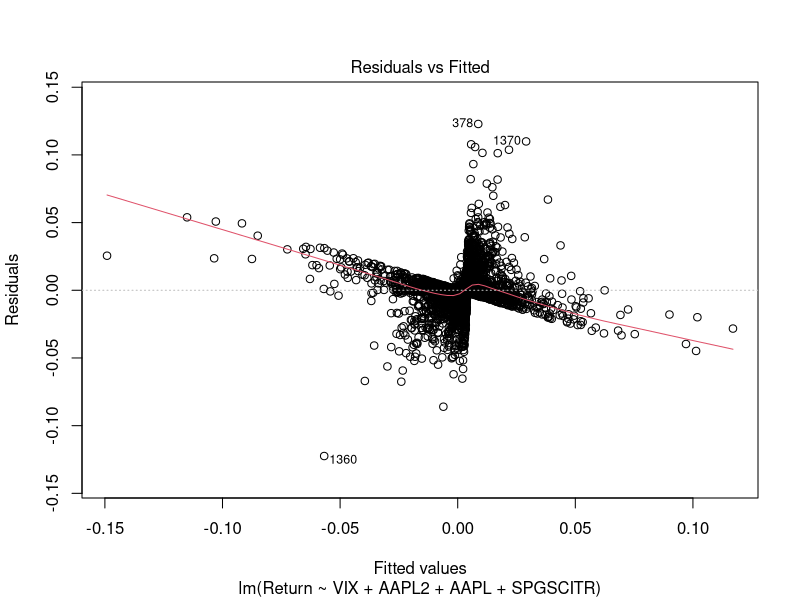
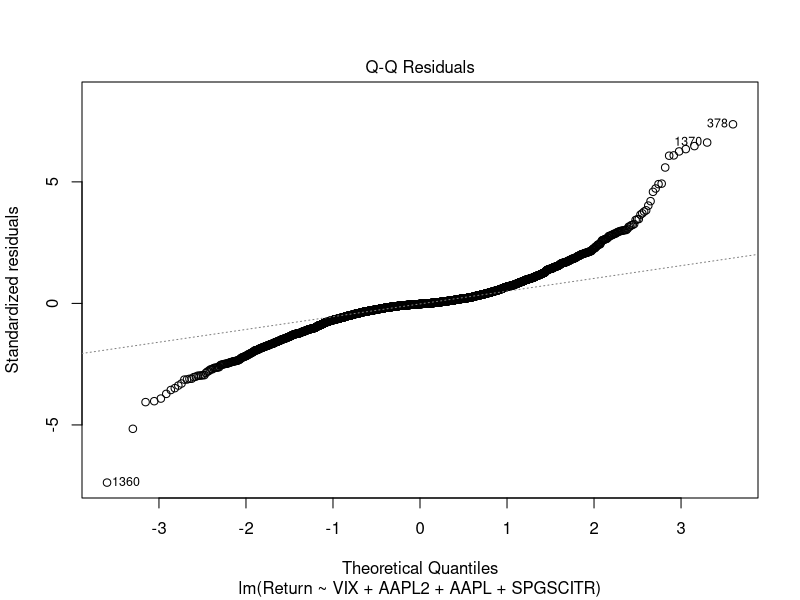
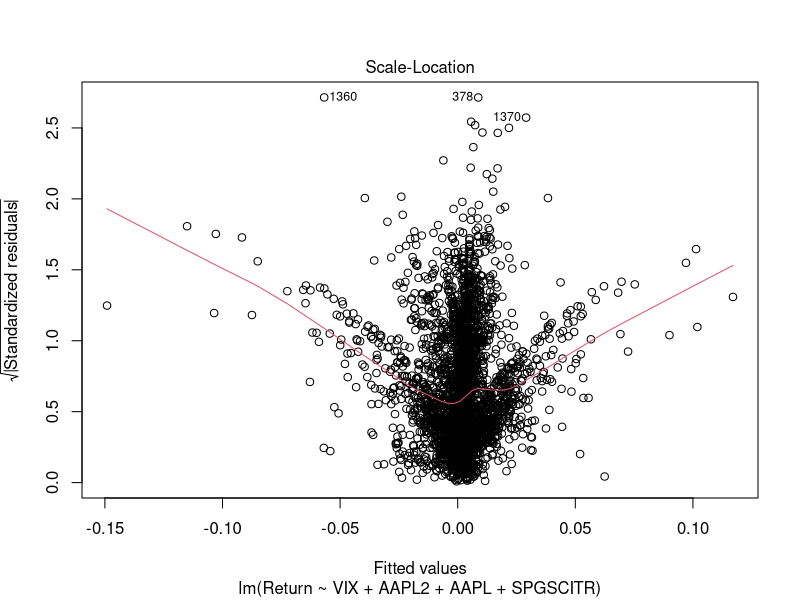
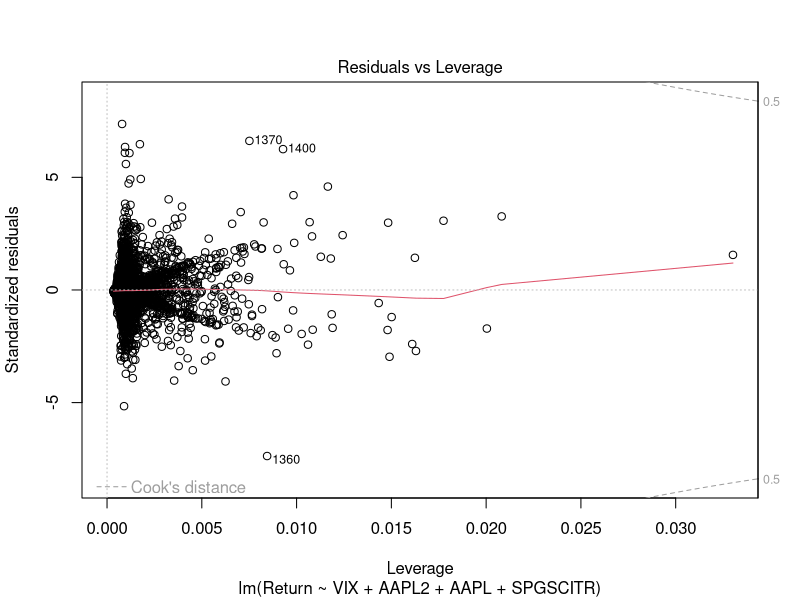
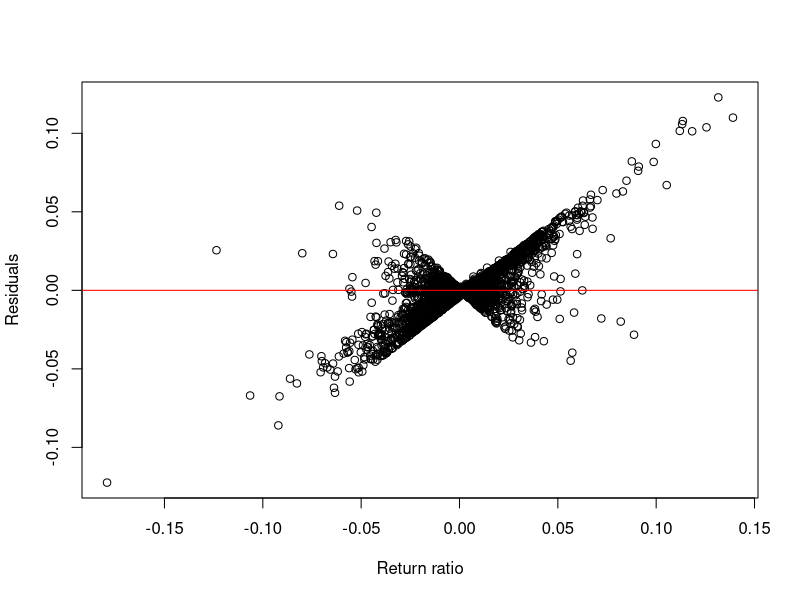
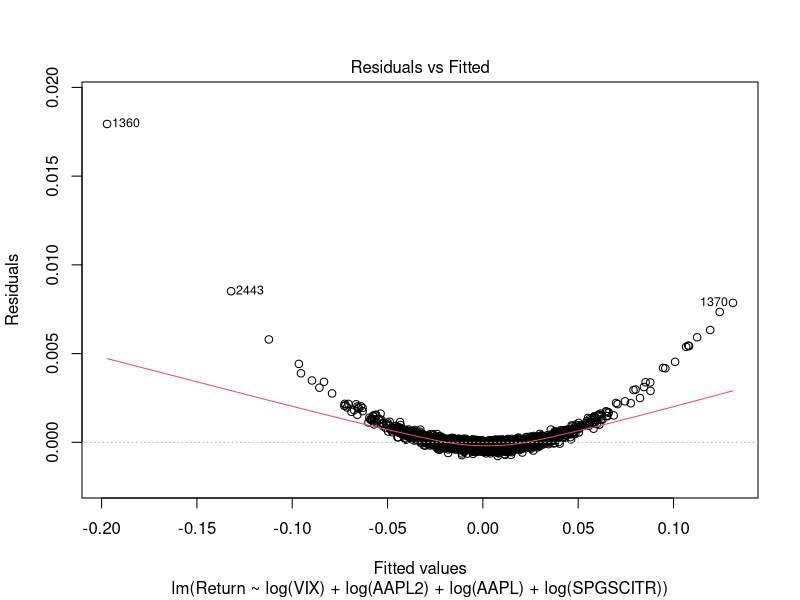
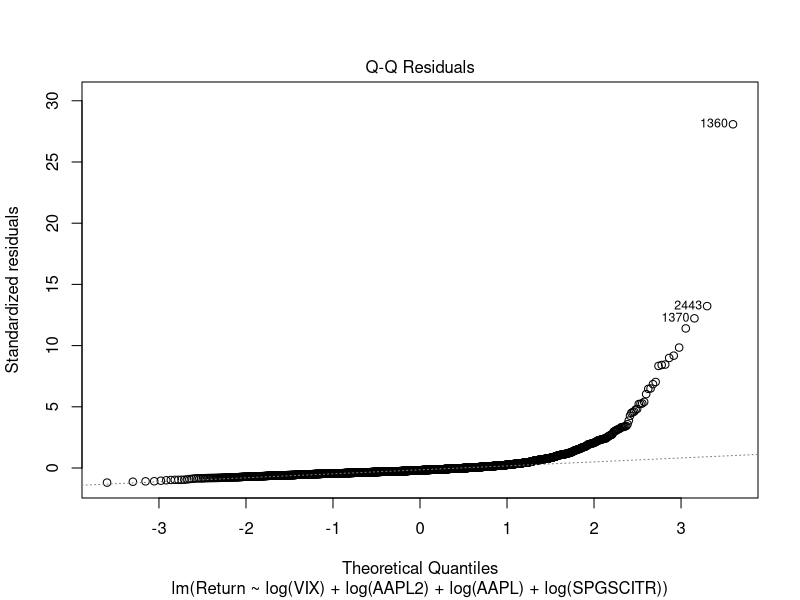
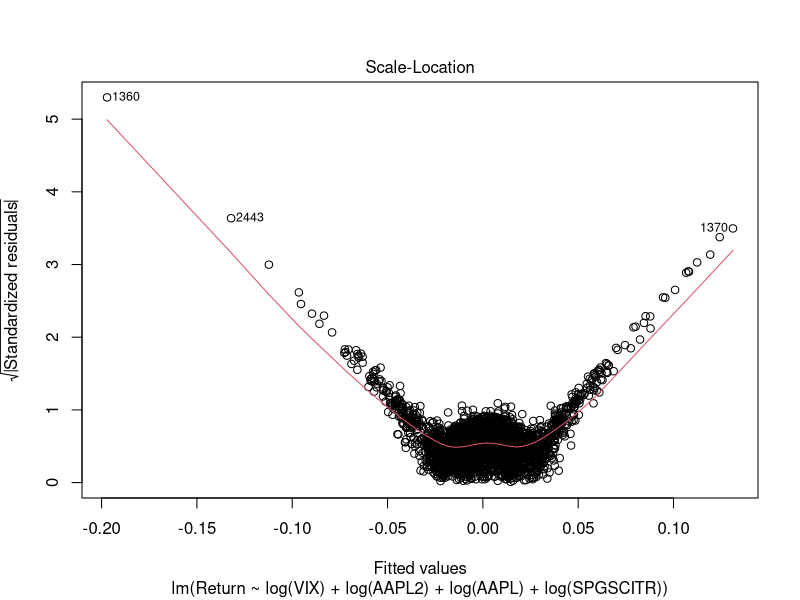

Reproduce these figures in R, in order.
## ---- chunk 1
knitr::opts_chunk$set(echo = TRUE)
## ---- chunk 2
market_origin <- read.csv("market_index_clean.csv")
first <- market_origin[1,]
market <- market_origin[2:3104,]
market$AAPL2 <- market_origin[,"AAPL"][1:3103]
market$Return <- (market$AAPL - market$AAPL2)/market$AAPL2
## ---- chunk 3
library(lubridate)
market$Date <- market_origin$Date[2:3104]
date <- market$Date
first <- date[1]
day <- c()
for(i in 1:length(date)) {
  diff = round(difftime(date[i], first))
  day = c(day, diff)
}
market$Date <- day
fit <- lm(Return~., data = market)
summary(fit)
## ---- chunk 4
#drop EEM
summary(update(fit, .~.-EEM))
## ---- chunk 5
#drop Date
summary(update(fit, .~.-Date-EEM))
## ---- chunk 6
#drop Date
summary(update(fit, .~.-Date-EEM-BNDGLB))
## ---- chunk 7
#drop Date
summary(update(fit, .~.-Date-EEM-BNDGLB-SPX))
## ---- chunk 8
nullmodel <- lm(Return~1, data=market)
fullmodel <- lm(Return~., data=market)
step(nullmodel, scope=list(upper=fullmodel), direction="both")
## ---- chunk 9
test_model <- lm(Return ~ VIX + AAPL2 + AAPL + SPGSCITR, data = market)
plot(test_model)
summary(test_model)
plot(market$Return, residuals(test_model), xlab = "Return ratio", ylab = "Residuals")
abline(a = 0, b= 0, col = "red")
## ---- chunk 10
poly_model <- lm(Return~ log(VIX) + log(AAPL2) + log(AAPL) + log(SPGSCITR), data = market)
plot(poly_model)
summary(poly_model)
plot(market$Return, residuals(poly_model), xlab = "Return ratio", ylab = "Residuals")
abline(a = 0, b= 0, col = "red")
